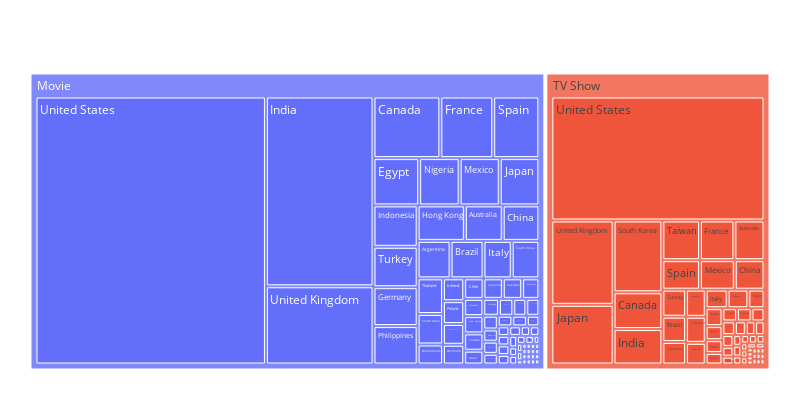

This figure's notebook cell:
### Markdown cell above
- After dividing the dataset on the basis of country of production, we see that United States holds the highest percentage, about more than half of the total content. <br>
- India comes second in the list with about 13.3 percentage share. <br>
(Note: We have filled the NaN values in the country_main column with the mean() method.

### Code cell
warnings.filterwarnings("ignore")

print("An overview treemap of all the netflix data")
fig = px.treemap(netflix_country, path=['type','country_main'], width=800, height=400)#,values='values'

fig.update_layout(
     #defines the colors in the treemap
    margin = dict(t=50, l=25, r=25, b=25))
fig.show()

### Figure 1 — Plotly figure (JSON) as saved in the notebook; plotly's stock layout.template omitted (floating-point values rounded to 4 significant figures; data arrays with more than 128 entries replaced by an {"elided": "..."} marker saying what was removed)
{"data": [{"branchvalues": "total", "domain": {"x": [0, 1], "y": [0, 1]}, "hovertemplate": "labels=%{label}<br>count=%{value}<br>parent=%{parent}<br>id=%{id}<extra></extra>", "ids": {"elided": "140 str values"}, "labels": {"elided": "140 str values"}, "name": "", "parents": {"elided": "140 str values"}, "type": "treemap", "values": {"elided": "140 int values"}}], "layout": {"height": 400, "legend": {"tracegroupgap": 0}, "margin": {"b": 25, "l": 25, "r": 25, "t": 50}, "width": 800}}
